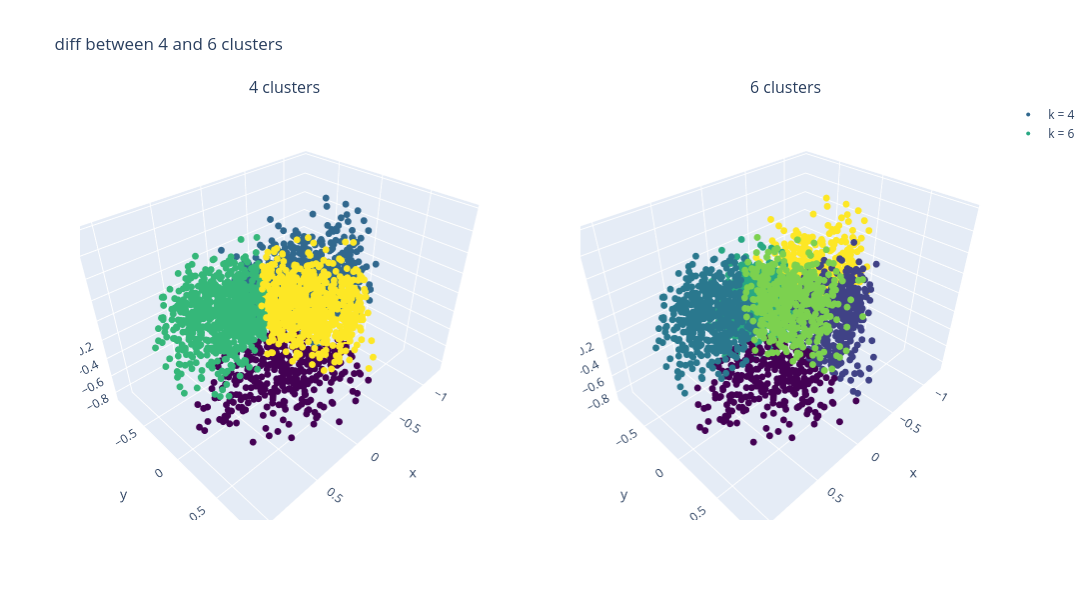

Notebook code for this chart:
### Code cell
fig = make_subplots(rows = 1, cols = 2, specs = [[{'type': 'scene'}, {'type': 'scene'}]], subplot_titles = ('4 clusters', '6 clusters'))

fig.add_trace(go.Scatter3d(x = axes[:, 0], y = axes[:, 1], z = axes[:, 2], mode = 'markers',
                           marker = dict(size = 4, color = labels_4, colorscale = 'Viridis', opacity = 1), name = 'k = 4'), row = 1, col = 1)

fig.add_trace(go.Scatter3d(x = axes[:, 0], y = axes[:, 1], z = axes[:, 2], mode = 'markers',
                           marker = dict(size = 4, color = labels_6, colorscale = 'Viridis', opacity = 1), name = 'k = 6'), row = 1, col = 2)

fig.update_layout(height = 600, width = 1200, title_text = 'diff between 4 and 6 clusters')
fig.show()

### Figure 1 — Plotly figure (JSON) as saved in the notebook; plotly's stock layout.template omitted (floating-point values rounded to 4 significant figures; data arrays with more than 128 entries replaced by an {"elided": "..."} marker saying what was removed)
{"data": [{"marker": {"color": {"elided": "2695 int values"}, "colorscale": [[0, "#440154"], [0.1111, "#482878"], [0.2222, "#3e4989"], [0.3333, "#31688e"], [0.4444, "#26828e"], [0.5556, "#1f9e89"], [0.6667, "#35b779"], [0.7778, "#6ece58"], [0.8889, "#b5de2b"], [1, "#fde725"]], "opacity": 1, "size": 4}, "mode": "markers", "name": "k = 4", "scene": "scene", "type": "scatter3d", "x": {"elided": "2695 float values"}, "y": {"elided": "2695 float values"}, "z": {"elided": "2695 float values"}}, {"marker": {"color": {"elided": "2695 int values"}, "colorscale": [[0, "#440154"], [0.1111, "#482878"], [0.2222, "#3e4989"], [0.3333, "#31688e"], [0.4444, "#26828e"], [0.5556, "#1f9e89"], [0.6667, "#35b779"], [0.7778, "#6ece58"], [0.8889, "#b5de2b"], [1, "#fde725"]], "opacity": 1, "size": 4}, "mode": "markers", "name": "k = 6", "scene": "scene2", "type": "scatter3d", "x": {"elided": "2695 float values"}, "y": {"elided": "2695 float values"}, "z": {"elided": "2695 float values"}}], "layout": {"annotations": [{"font": {"size": 16}, "showarrow": false, "text": "4 clusters", "x": 0.225, "xanchor": "center", "xref": "paper", "y": 1, "yanchor": "bottom", "yref": "paper"}, {"font": {"size": 16}, "showarrow": false, "text": "6 clusters", "x": 0.775, "xanchor": "center", "xref": "paper", "y": 1, "yanchor": "bottom", "yref": "paper"}], "height": 600, "scene": {"domain": {"x": [0, 0.45], "y": [0, 1]}}, "scene2": {"domain": {"x": [0.55, 1], "y": [0, 1]}}, "title": {"text": "diff between 4 and 6 clusters"}, "width": 1200}}
